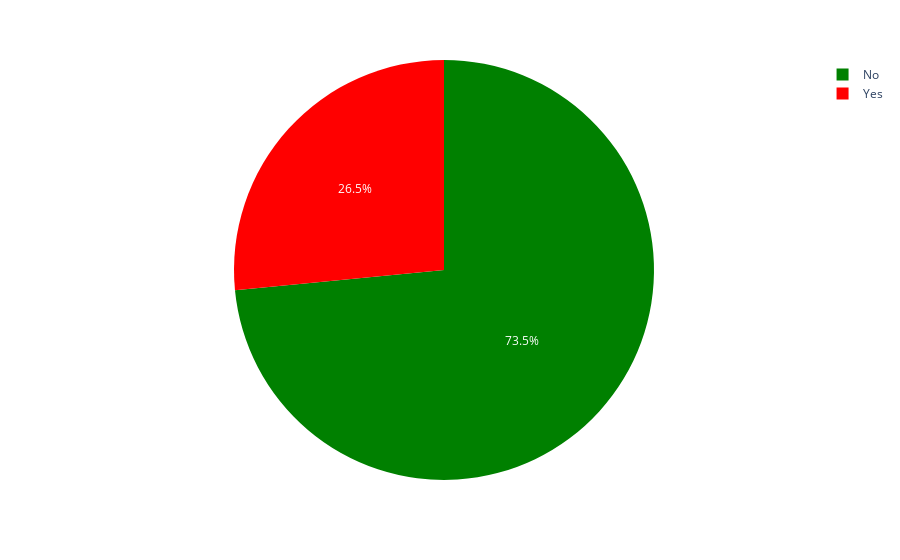

This figure's notebook cell:
### Markdown cell above
# Data Visualization

### Code cell
import plotly.express as px

fig = px.pie(telcom,names='Churn',color='Churn',
             color_discrete_map={'Yes':'red',
                                 'No':'green'})
fig.show()

### Figure 1 — Plotly figure (JSON) as saved in the notebook; plotly's stock layout.template omitted (floating-point values rounded to 4 significant figures; data arrays with more than 128 entries replaced by an {"elided": "..."} marker saying what was removed)
{"data": [{"customdata": {"elided": "7043x1 str values"}, "domain": {"x": [0, 1], "y": [0, 1]}, "hovertemplate": "Churn=%{customdata[0]}<extra></extra>", "labels": {"elided": "7043 str values"}, "legendgroup": "", "marker": {"colors": {"elided": "7043 str values"}}, "name": "", "showlegend": true, "type": "pie"}], "layout": {"legend": {"tracegroupgap": 0}, "margin": {"t": 60}}}
